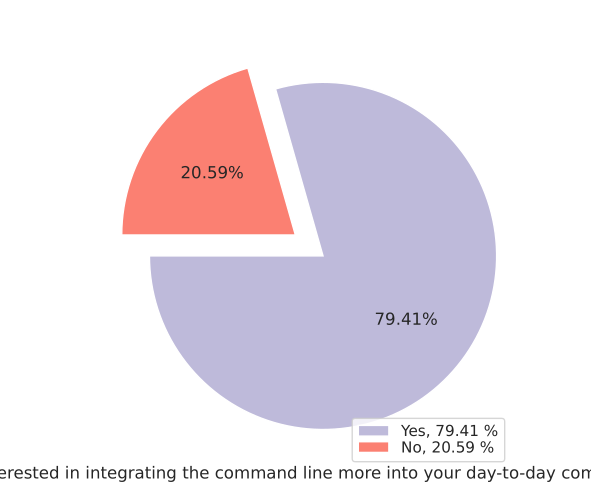

Recreate this plot in Python.
import matplotlib as mpl

mpl.use("pgf")

import matplotlib.pyplot as plt
import seaborn as sns
import numpy as np

fig = plt.figure()

fig.set_size_inches(5.90666, 5)

sns.set(style="ticks")

plt.xlabel(
    "Are you interested in integrating the command line more into your day-to-day computer use?"
)

total = 34.0
yes = 27.0
no = 7.0

avg_yes = (yes / total) * 100
avg_no = (no / total) * 100
avgs = [avg_yes, avg_no]

data = np.array([avg_yes, avg_no])
labels = [
    "Yes",
    "No",
]

max = int(data.max())
colors = sns.color_palette("Set3")[2:7]

plt.pie(
    data,
    colors=colors,
    autopct="%.2f%%",
    explode=[0.2, 0],
    startangle=180,
)
legend_labels = ["%s, %1.2f %%" % (l, s) for l, s in zip(labels, avgs)]
plt.legend(
    legend_labels,
    bbox_to_anchor=(1, -0.04),
    loc="lower right",
    labelspacing=0.1,
)

# fig.set_constrained_layout(True)
plt.tight_layout()
fig.savefig("plot.png", dpi=100)
fig.savefig("plot.pgf", format="pgf", bbox_inches="tight", transparent=True)
